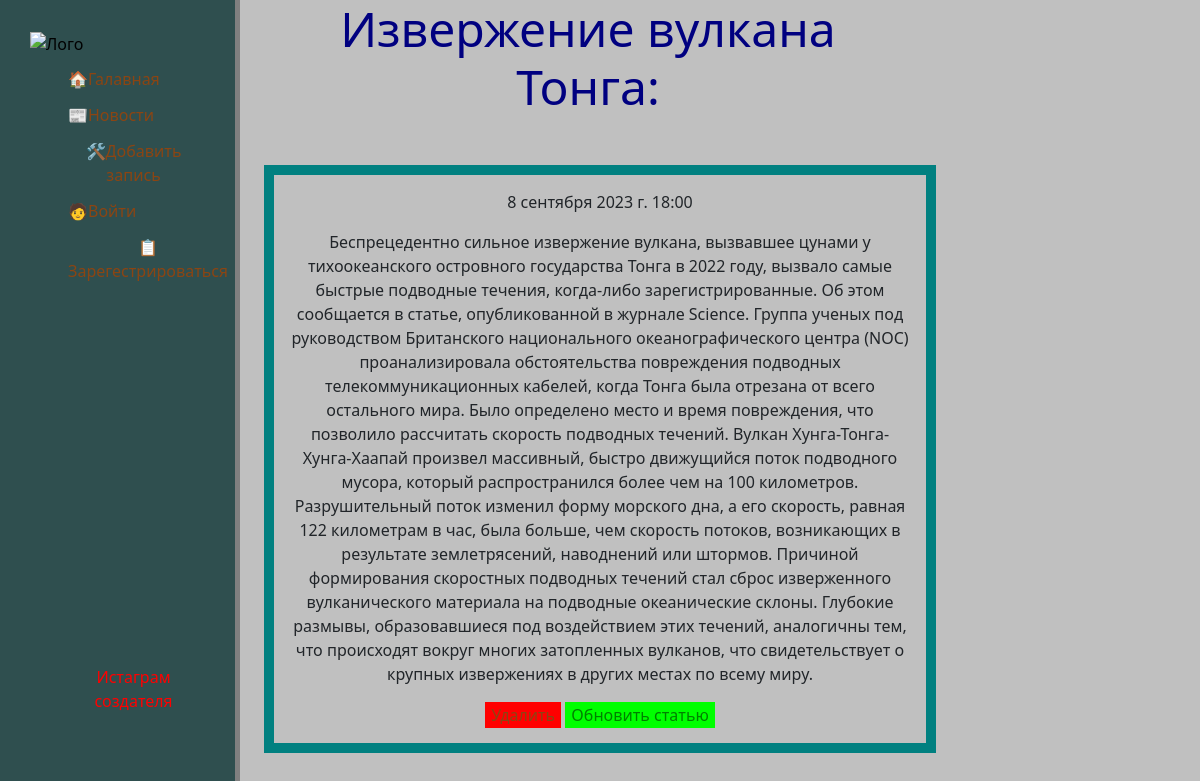
Screenshot of /news/8 with the database file from the repository.
### news/models.py (models this page shows, shortened)
class Atriles(models.Model):
    title = models.CharField('Название', max_length=50)
    anons = models.CharField('Анонс', max_length=250)
    full_text = models.TextField('Статья')
    data = models.DateTimeField('Дата публикации')
    class Meta:
        verbose_name = 'Новость'
        verbose_name_plural = 'Новости'

### news/views.py (the view)
# urls.py: path('<int:pk>', views.NewsDetailView.as_view(), name='new-detail'),
class NewsDetailView(DetailView):
    model = Atriles
    template_name = 'news/details_view.html'
    context_object_name = 'artricle'

### news/templates/news/details_view.html (shortened to what this page needs)
{% extends 'mein/layout.html' %}
{% block content %}
    <div class="features">
        <h1><BLOCKQUOTE><font size="10" color= "#000080">{{ artricle.title }}:</font></BLOCKQUOTE></h1>
    </div>
    <div class="details-news">
        <p>{{ artricle.data }}</p>
        <p>{{ artricle.full_text }}</p>
        <a href="{% url 'new-delete' artricle.id %}"><button class="btn_delete">Удалить</button></a>
        <a href="{% url 'new-update' artricle.id %}"><button class="btn_update">Обновить статью</button></a>
    </div>
{% endblock %}

### mein/static/mein/css/mein.css (style rules this page uses)
body { background: #C0C0C0; }
.features { text-align: center; width: 70%; }
h1 { margin-left: 40%; }
.details-news { margin-top: 50px; text-align: center; margin-right: 22%; margin-left: 22%; border: 10px solid #008080; padding: 15px; }
.btn_delete { background: #FF0000; border: none; color: #8B4513; }
.btn_update { background: #00FF00; border: none; color: green; }

### rows the page displays
Atriles: data "8 сентября 2023 г. 18:00", full_text "Беспрецедентно сильное извержение вулкана, вызвавшее цунами у тихоокеанского островного государства Тонга в 2022 году, вызвало самые быстрые подводные течения, когда-либо зарегистрированные. Об этом сообщается в статье, опубликованной в журнале Science. Группа ученых под руководством Британского национального океанографического центра (NOC) проанализировала обстоятельства повреждения подводных телекоммуникационных кабелей, когда Тонга была отрезана от всего остального мира. Было определено место и время повреждения, что позволило рассчитать скорость подводных течений. Вулкан Хунга-Тонга-Хунга-Хаапай произвел массивный, быстро движущийся поток подводного мусора, который распространился более…"
